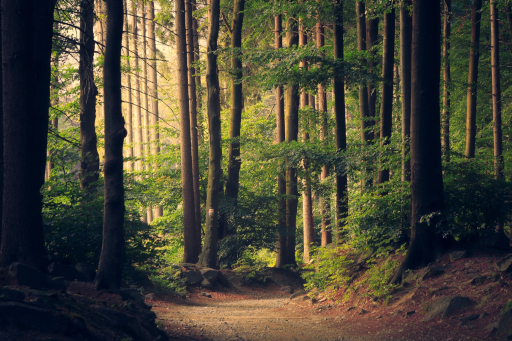
#> input picture assets/images/forest.jpg, 512 x 341 px
$ python resize_image.py
#> lines starting #> are read from the running program, lines starting #| are printed output that depends on the picture
### utilities/utility.py
import cv2 as cv
import numpy as np

from matplotlib import pyplot as plt

# [36 lines left out: functions translate, rotate, not called in this run]


def rescale_img(img, scale=0.75):
    height, width, _ = img.shape  # shape[0] -> height, shape[1] -> width

    width = int(width * scale)
    height = int(height * scale)
    scaling_dimensions = (width, height)  # width and height are swapped

    resized = cv.resize(img, scaling_dimensions, interpolation=cv.INTER_LANCZOS4)

    return resized


# [8 lines left out: function imshow, not called in this run]

### Basic/02_Resizing and Rescaling/resize_image.py
import cv2 as cv
from utilities.utility import rescale_img

"""
Interpolation Methods:
- cv2.INTER_AREA - Good for shrinking or down sampling
- cv2.INTER_NEAREST - Fastest
- cv2.INTER_LINEAR - Good for zooming or up sampling (default)
- cv2.INTER_CUBIC - Good to enlarge an image (slower than linear)
- cv2.INTER_LANCZOS4 - Best
"""

path_to_img = '../../assets/images/forest.jpg'
img = cv.imread(path_to_img)
#> img is the input picture: shape (341, 512, 3); mean B, G, R 54, 69.7, 72
cv.imshow('Forest', img)

# simple resizing
new_dim = (500, 500)
# for interpolation chose:
# - cv.INTER_AREA - good for shrinking or down-sampling
# - cv.INTER_NEAREST - faster
# - cv.INTER_LINEAR - good for zooming or up-sampling (default)
# - cv.INTER_CUBIC - better
# - cv.INTER_LANCZOS4 - best
img_resized = cv.resize(img, new_dim, interpolation=cv.INTER_LANCZOS4)
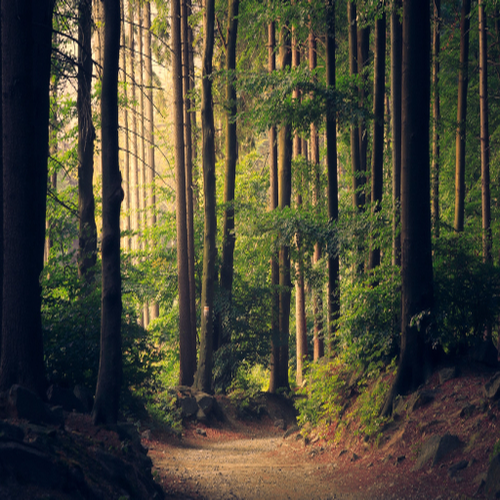
#> img_resized: shape (500, 500, 3); mean B, G, R 54, 69.7, 71.9
cv.imshow('Simple Resize', img_resized)

# rescaling (keep aspect ratio)
img_rescaled = cv.resize(img, None, fx=0.75, fy=0.75, interpolation=cv.INTER_LANCZOS4)
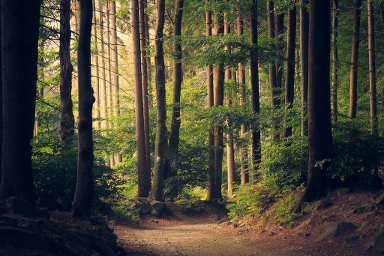
#> img_rescaled: shape (256, 384, 3); mean B, G, R 54, 69.7, 71.9
cv.imshow('Rescaled Forest', img_rescaled)

# rescaling with custom method
img_rescaled_c = rescale_img(img)
#> in rescale_img, `resized = cv.resize(img, scaling_dimensions, interpolation=cv.INTER_LA..`:
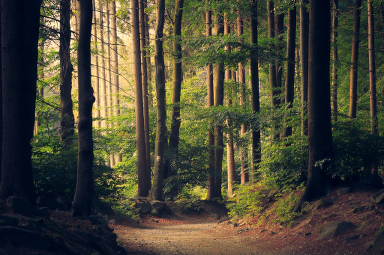
#> resized: shape (255, 384, 3); mean B, G, R 54, 69.7, 71.9
cv.imshow('Rescaled Forest Custom', img_rescaled_c)


cv.waitKey(0)

$ run again, with assets/images/cat.jpg copied over assets/images/forest.jpg
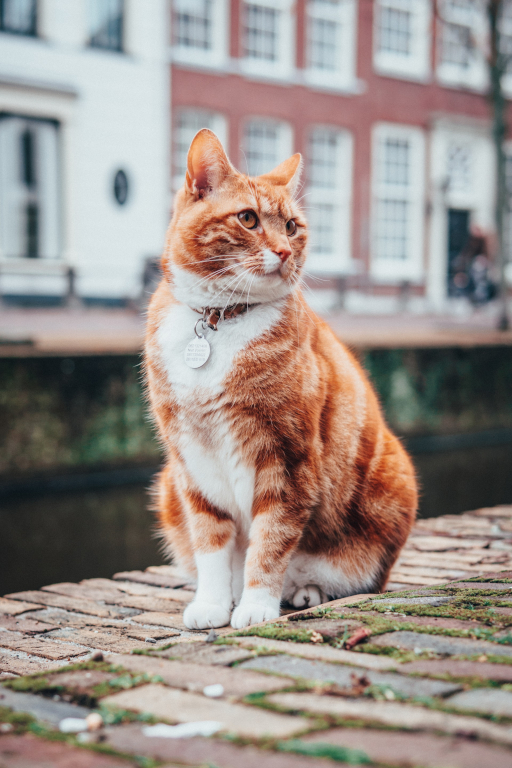
#> input picture assets/images/cat.jpg, 512 x 768 px
#> img is the input picture: shape (768, 512, 3); mean B, G, R 138, 144.3, 155.2
#> `img_resized = cv.resize(img, new_dim, interpolation=cv.INTER_LANCZOS4)`:
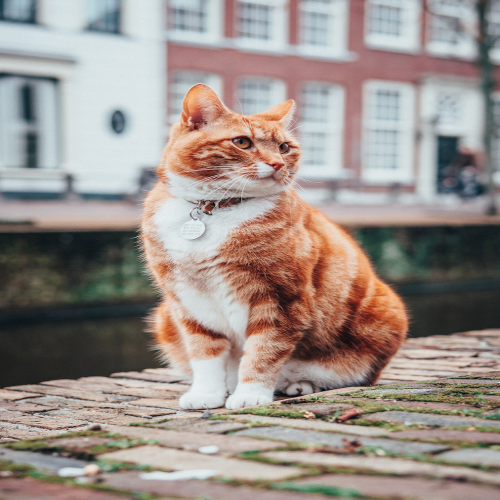
#> img_resized: shape (500, 500, 3); mean B, G, R 138, 144.3, 155.2
